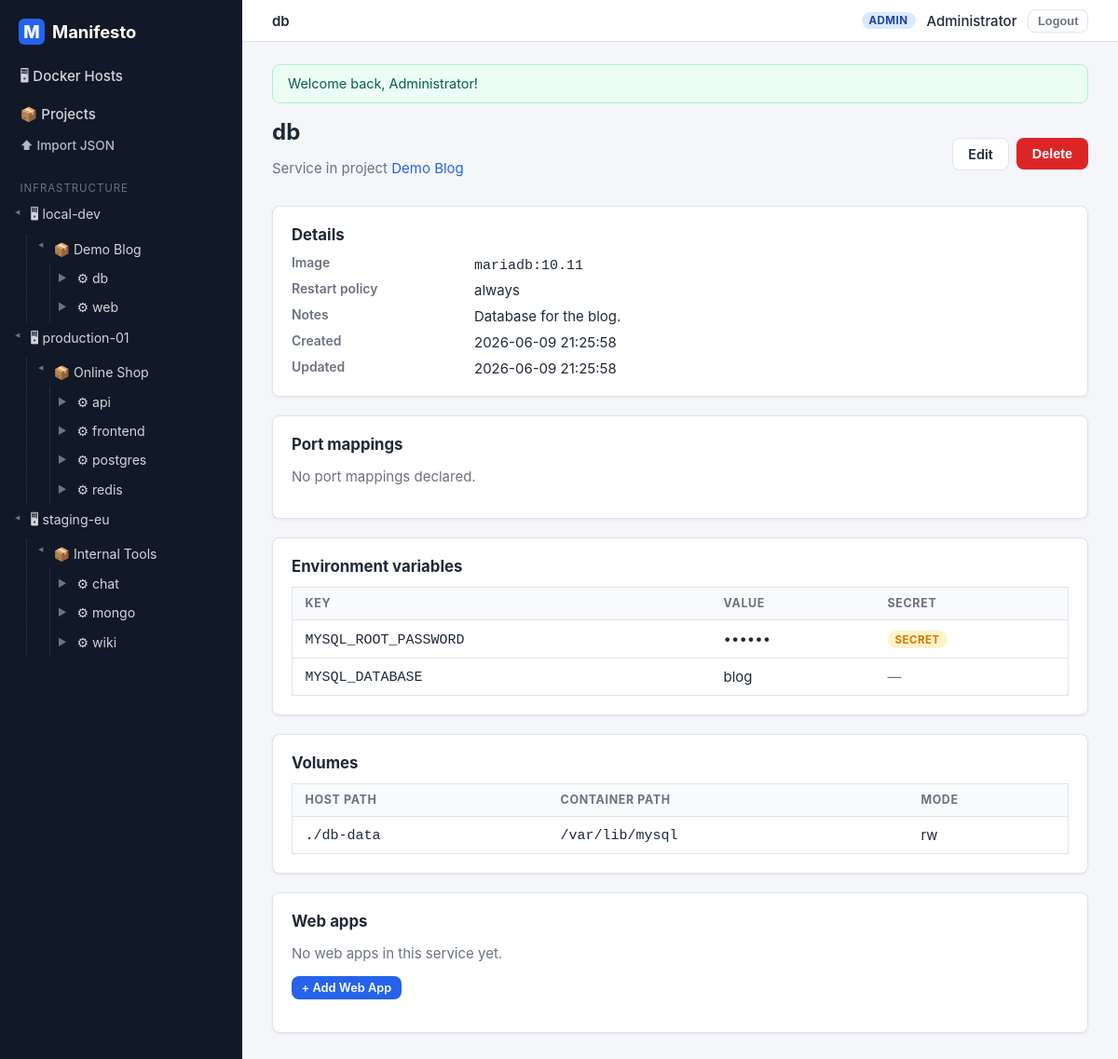
Screenshot of /services/2 (signed in) with the database file from the repository.
### tables this page shows
CREATE TABLE docker_host (
    id             INT UNSIGNED AUTO_INCREMENT PRIMARY KEY,
    name           VARCHAR(128) NOT NULL,
    ip_address     VARCHAR(45)  NULL,
    os             VARCHAR(128) NULL,
    docker_version VARCHAR(32)  NULL,
    notes          TEXT         NULL,
    created_at     TIMESTAMP NOT NULL DEFAULT CURRENT_TIMESTAMP,
    updated_at     TIMESTAMP NOT NULL DEFAULT CURRENT_TIMESTAMP ON UPDATE CURRENT_TIMESTAMP
);

CREATE TABLE service (
    id                   INT UNSIGNED AUTO_INCREMENT PRIMARY KEY,
    project_id           INT UNSIGNED NOT NULL,
    name                 VARCHAR(128) NOT NULL,
    image                VARCHAR(255) NOT NULL,
    restart_policy       ENUM('no','always','on-failure','unless-stopped') NOT NULL DEFAULT 'unless-stopped',
    notes                TEXT NULL,
    command              VARCHAR(512) NULL,
    working_dir          VARCHAR(255) NULL,
    depends_on           VARCHAR(512) NULL COMMENT 'Comma-separated service names',
    build_context        VARCHAR(255) NULL COMMENT 'Path to Dockerfile context, e.g. ./api',
    dockerfile_content   LONGTEXT NULL COMMENT 'Inline Dockerfile content',
    healthcheck_cmd      VARCHAR(512) NULL,
    healthcheck_interval VARCHAR(32) NULL DEFAULT '30s',
    network_mode         VARCHAR(64) NULL,
    created_at           TIMESTAMP NOT NULL DEFAULT CURRENT_TIMESTAMP,
    updated_at           TIMESTAMP NOT NULL DEFAULT CURRENT_TIMESTAMP ON UPDATE CURRENT_TIMESTAMP,
    UNIQUE KEY uq_service_name_per_project (project_id, name),
    CONSTRAINT fk_service_project FOREIGN KEY (project_id)
        REFERENCES project (id) ON DELETE CASCADE
);

CREATE TABLE project (
    id             INT UNSIGNED AUTO_INCREMENT PRIMARY KEY,
    docker_host_id INT UNSIGNED NOT NULL,
    name           VARCHAR(128) NOT NULL,
    slug           VARCHAR(128) NOT NULL,
    description    TEXT NULL,
    created_at     TIMESTAMP NOT NULL DEFAULT CURRENT_TIMESTAMP,
    updated_at     TIMESTAMP NOT NULL DEFAULT CURRENT_TIMESTAMP ON UPDATE CURRENT_TIMESTAMP,
    UNIQUE KEY uq_project_slug (slug),
    KEY idx_project_host (docker_host_id),
    CONSTRAINT fk_project_host FOREIGN KEY (docker_host_id)
        REFERENCES docker_host (id) ON DELETE RESTRICT
);

CREATE TABLE env_var (
    id         INT UNSIGNED AUTO_INCREMENT PRIMARY KEY,
    service_id INT UNSIGNED NOT NULL,
    key_name   VARCHAR(128) NOT NULL,
    value      TEXT NULL,
    is_secret  TINYINT(1) NOT NULL DEFAULT 0,
    KEY idx_env_service (service_id),
    CONSTRAINT fk_env_service FOREIGN KEY (service_id)
        REFERENCES service (id) ON DELETE CASCADE
);

CREATE TABLE volume (
    id             INT UNSIGNED AUTO_INCREMENT PRIMARY KEY,
    service_id     INT UNSIGNED NOT NULL,
    host_path      VARCHAR(255) NOT NULL,
    container_path VARCHAR(255) NOT NULL,
    mode           ENUM('rw','ro') NOT NULL DEFAULT 'rw',
    KEY idx_volume_service (service_id),
    CONSTRAINT fk_volume_service FOREIGN KEY (service_id)
        REFERENCES service (id) ON DELETE CASCADE
);

### src/Core/ViewRenderer.php (called while the page is built, shortened)
<?php
final class ViewRenderer
{
    private static string $viewsPath = __DIR__ . '/../Views';
    public static function render(string $template, array $data = [], string $layout = 'app'): string
    {
        $data['currentUser'] = Auth::user();
        $data['flashes']     = Session::pullFlashes();
        if ($layout === 'app') {
            $data['sidebarTree'] = (new TreeRepository())->fullTree();
        }
        $content = self::renderFile(self::file($template), $data);
        $data['content'] = $content;
        return self::renderFile(self::file('layouts/' . $layout), $data);
    }
    private static function file(string $template): string
    {
        return self::$viewsPath . '/' . $template . '.php';
    }
    private static function renderFile(string $file, array $data): string
    {
        extract($data, EXTR_SKIP);
        require $file;
        return (string) ob_get_clean();
    }
}

### src/Controllers/ServiceController.php (called while the page is built, shortened)
<?php
final class ServiceController
{
    private ServiceRepository $services;
    private ServiceChildrenRepository $children;
    public function __construct()
    {
        $this->services = new ServiceRepository();
        $this->children = new ServiceChildrenRepository();
    }
    public function show(Request $request, string $id): void
    {
        $service = $this->services->findWithProject((int) $id);
        Response::view('services/show', [
            'title'   => $service['name'],
            'service' => $service,
            'ports'   => $this->children->portsOf((int) $id),
            'envs'    => $this->children->envsOf((int) $id),
            'volumes' => $this->children->volumesOf((int) $id),
            'webapps' => $this->services->webAppsOf((int) $id),
        ]);
    }
}

### public/index.php (called while the page is built, shortened)
<?php
$request = Request::capture();
$router = new Router(require MANIFESTO_ROOT . '/config/routes.php');
$router->dispatch($request);

### src/Repositories/TreeRepository.php (called while the page is built, shortened)
<?php
final class TreeRepository
{
    public function fullTree(): array
    {
        $pdo = Database::pdo();
        $hosts = [];
        foreach ($pdo->query('SELECT id, name FROM docker_host ORDER BY name') as $row) {
            $row['projects'] = [];
            $hosts[(int) $row['id']] = $row;
        }
        $projects = [];
        foreach ($pdo->query('SELECT id, docker_host_id, name FROM project ORDER BY name') as $row) {
            $row['services'] = [];
            $projects[(int) $row['id']] = $row;
        }
        $services = [];
        foreach ($pdo->query('SELECT id, project_id, name FROM service ORDER BY name') as $row) {
            $row['webapps'] = [];
            $services[(int) $row['id']] = $row;
        }
        foreach ($pdo->query('SELECT id, service_id, name FROM web_app ORDER BY name') as $row) {
            $sid = (int) $row['service_id'];
            if (isset($services[$sid])) {
                $services[$sid]['webapps'][] = $row;
            }
        }
        foreach ($services as $service) {
            $pid = (int) $service['project_id'];
            if (isset($projects[$pid])) {
                $projects[$pid]['services'][] = $service;
            }
        }
        foreach ($projects as $project) {
            $hid = (int) $project['docker_host_id'];
            if (isset($hosts[$hid])) {
                $hosts[$hid]['projects'][] = $project;
            }
        }
        return array_values($hosts);
    }
}

### src/Core/Database.php (called while the page is built, shortened)
<?php
final class Database
{
    private static ?PDO $pdo = null;
    private static array $config;
    public static function configure(array $config): void
    {
        self::$config = $config;
    }
    public static function pdo(): PDO
    {
        if (self::$pdo === null) {
            $c = self::$config;
            $dsn = sprintf(
                'mysql:host=%s;port=%s;dbname=%s;charset=utf8mb4',
                $c['host'],
                $c['port'],
                $c['name']
            );
            self::$pdo = new PDO($dsn, $c['user'], $c['pass'], [
                PDO::ATTR_ERRMODE            => PDO::ERRMODE_EXCEPTION,
                PDO::ATTR_DEFAULT_FETCH_MODE => PDO::FETCH_ASSOC,
                PDO::ATTR_EMULATE_PREPARES   => false,
            ]);
        }
        return self::$pdo;
    }
}

### src/Repositories/ServiceRepository.php (called while the page is built, shortened)
<?php
final class ServiceRepository
{
    public function findWithProject(int $id): ?array
    {
        $stmt = Database::pdo()->prepare(
            'SELECT s.*, p.name AS project_name
             FROM service s
             INNER JOIN project p ON p.id = s.project_id
             WHERE s.id = :id LIMIT 1'
        );
        $stmt->execute(['id' => $id]);
        $row = $stmt->fetch();
        return $row === false ? null : $row;
    }
}

### src/Core/helpers.php (called while the page is built, shortened)
<?php
function e(?string $value): string
{
    return htmlspecialchars($value ?? '', ENT_QUOTES, 'UTF-8');
}
function url(string $path = '/'): string
{
    $base = Request::basePath();
    return $base . '/' . ltrim($path, '/');
}

### src/Core/Request.php (called while the page is built, shortened)
<?php
final class Request
{
    private static ?string $basePath = null;
    public static function basePath(): string
    {
        if (self::$basePath === null) {
            $scriptDir = str_replace('\\', '/', dirname($_SERVER['SCRIPT_NAME'] ?? '/'));
            $scriptDir = rtrim($scriptDir, '/');
            self::$basePath = $scriptDir === '/' ? '' : $scriptDir;
        }
        return self::$basePath;
    }
}

### src/Repositories/ServiceChildrenRepository.php (called while the page is built, shortened)
<?php
final class ServiceChildrenRepository
{
    public function envsOf(int $serviceId): array
    {
        $stmt = Database::pdo()->prepare(
            'SELECT id, service_id, key_name, value, is_secret
             FROM env_var WHERE service_id = :service_id ORDER BY id'
        );
        $stmt->execute(['service_id' => $serviceId]);
        return array_map([EnvVar::class, 'fromRow'], $stmt->fetchAll());
    }
    public function volumesOf(int $serviceId): array
    {
        $stmt = Database::pdo()->prepare(
            'SELECT id, service_id, host_path, container_path, mode
             FROM volume WHERE service_id = :service_id ORDER BY id'
        );
        $stmt->execute(['service_id' => $serviceId]);
        return array_map([Volume::class, 'fromRow'], $stmt->fetchAll());
    }
}

### src/Views/services/show.php (the view, shortened to what this page needs)
<?php
$isAdmin = ($currentUser['role'] ?? '') === 'admin';
?>
<div class="page-head">
    <div>
        <h1><?= e($service['name']) ?></h1>
        <p class="muted">
            Service in project
            <a href="<?= url('/projects/' . $service['project_id']) ?>"><?= e($service['project_name']) ?></a>
        </p>
    </div>
    <?php if ($isAdmin): ?>
        <div class="page-actions">
            <a class="btn btn-secondary" href="<?= url('/services/' . $service['id'] . '/edit') ?>">Edit</a>
            <form class="inline-form" method="post"
                  action="<?= url('/services/' . $service['id'] . '/delete') ?>"
                  data-confirm="Delete this service and all its ports, env vars and volumes?">
                <button type="submit" class="btn btn-danger">Delete</button>
            </form>
        </div>
    <?php endif; ?>
</div>
<div class="card">
    <h2 class="card-title">Details</h2>
    <dl class="detail-list">
        <dt>Image</dt>
        <dd><code><?= e($service['image']) ?></code></dd>
        <dt>Restart policy</dt>
        <dd><?= e($service['restart_policy']) ?></dd>
        <dt>Notes</dt>
        <dd><?= $service['notes'] !== null && $service['notes'] !== '' ? e($service['notes']) : '<span class="muted">—</span>' ?></dd>
        <dt>Created</dt>
        <dd><?= e($service['created_at']) ?></dd>
        <dt>Updated</dt>
        <dd><?= e($service['updated_at']) ?></dd>
    </dl>
</div>
<div class="card">
    <h2 class="card-title">Port mappings</h2>
    <?php if ($ports === []): ?>
        <p class="muted">No port mappings declared.</p>
    <?php endif; ?>
</div>
<div class="card">
    <h2 class="card-title">Environment variables</h2>
    <?php if ($envs === []): ?>
        <p class="muted">No environment variables declared.</p>
    <?php else: ?>
        <div class="table-wrap">
            <table class="table">
                <thead>
                <tr>
                    <th>Key</th>
                    <th>Value</th>
                    <th>Secret</th>
                </tr>
                </thead>
                <tbody>
                <?php foreach ($envs as $env): ?>
                    <tr>
                        <td><code><?= e($env->keyName) ?></code></td>
                        <td><?= $env->isSecret ? '••••••' : e($env->value) ?></td>
                        <td><?= $env->isSecret ? '<span class="badge badge-secret">secret</span>' : '<span class="muted">—</span>' ?></td>
                    </tr>
                <?php endforeach; ?>
                </tbody>
            </table>
        </div>
    <?php endif; ?>
</div>
<div class="card">
    <h2 class="card-title">Volumes</h2>
    <?php if ($volumes === []): ?>
        <p class="muted">No volumes declared.</p>
    <?php else: ?>
        <div class="table-wrap">
            <table class="table">
                <thead>
                <tr>
                    <th>Host path</th>
                    <th>Container path</th>
                    <th>Mode</th>
                </tr>
                </thead>
                <tbody>
                <?php foreach ($volumes as $volume): ?>
                    <tr>
                        <td><code><?= e($volume->hostPath) ?></code></td>
                        <td><code><?= e($volume->containerPath) ?></code></td>
                        <td><?= e($volume->mode) ?></td>
                    </tr>
                <?php endforeach; ?>
                </tbody>
            </table>
        </div>
    <?php endif; ?>
</div>
<div class="card">
    <h2 class="card-title">Web apps</h2>
    <?php if ($webapps === []): ?>
        <p class="muted">No web apps in this service yet.</p>
    <?php endif; ?>
    <?php if ($isAdmin): ?>
        <p style="margin-top:.75rem;">
            <a class="btn btn-primary btn-sm" href="<?= url('/services/' . $service['id'] . '/webapps/create') ?>">+ Add Web App</a>
        </p>
    <?php endif; ?>
</div>

### src/Core/Router.php (shortened to what this page needs)
<?php
final class Router
{
    public function dispatch(Request $request): never
    {
        foreach ($this->routes as $route) {
            [$method, $pattern, $class, $action] = $route;
            if ($method !== $request->method) {
                continue;
            }
            $params = $this->match($pattern, $request->path);
            if ($params === null) {
                continue;
            }
            $request->setRouteParams($params);
            $controller = new $class();
            $controller->$action($request, ...array_values($params));
            exit;
        }
    }
    private function match(string $pattern, string $path): ?array
    {
        $regex = preg_replace('/\{(\w+)\}/', '(?P<$1>[^/]+)', $pattern);
        if (!preg_match('#^' . $regex . '$#', $path, $m)) {
            return null;
        }
        return array_filter($m, 'is_string', ARRAY_FILTER_USE_KEY);
    }
}

### src/Views/partials/sidebar.php (shortened to what this page needs)
<?php
$tree = $sidebarTree ?? [];
?>
<aside class="sidebar">
    <a class="sidebar-brand" href="<?= url('/') ?>">
        <span class="brand-mark">M</span> Manifesto
    </a>
    <nav class="sidebar-nav">
        <a href="<?= url('/docker-hosts') ?>">🖥 Docker Hosts</a>
        <a href="<?= url('/projects') ?>">📦 Projects</a>
        <?php if (($currentUser['role'] ?? '') === 'admin'): ?>
            <a href="<?= url('/projects/import') ?>" style="font-size:.85rem;opacity:.85;">⬆ Import JSON</a>
        <?php endif; ?>
    </nav>
    <div class="sidebar-tree">
        <div class="tree-title">Infrastructure</div>
        <?php foreach ($tree as $host): ?>
            <details open>
                <summary>
                    <a class="tree-link tree-host" href="<?= url('/docker-hosts/' . $host['id']) ?>">🖥 <?= e($host['name']) ?></a>
                </summary>
                <?php foreach ($host['projects'] as $project): ?>
                    <details open class="tree-indent">
                        <summary>
                            <a class="tree-link tree-project" href="<?= url('/projects/' . $project['id']) ?>">📦 <?= e($project['name']) ?></a>
                        </summary>
                        <?php foreach ($project['services'] as $service): ?>
                            <details class="tree-indent">
                                <summary>
                                    <a class="tree-link tree-service" href="<?= url('/services/' . $service['id']) ?>">⚙ <?= e($service['name']) ?></a>
                                </summary>
                            </details>
                        <?php endforeach; ?>
                    </details>
                <?php endforeach; ?>
            </details>
        <?php endforeach; ?>
    </div>
</aside>

### rows the page displays
docker_host: name "local-dev", name "Demo Blog", name "db"
service: name "web"
docker_host: name "production-01"
project: name "Online Shop"
service: name "api"
service: name "frontend"
service: name "postgres"
service: name "redis"
docker_host: name "staging-eu"
project: name "Internal Tools"
service: name "chat"
service: name "mongo"
service: name "wiki"
service: name "db", project.name "Demo Blog", image "mariadb:10.11", restart_policy "always", notes "Database for the blog.", created_at "2026-06-09 21:25:58", updated_at "2026-06-09 21:25:58"
env_var: key_name "MYSQL_ROOT_PASSWORD", is_secret "SECRET"
env_var: key_name "MYSQL_DATABASE", value "blog"
volume: host_path "./db-data", container_path "/var/lib/mysql", mode "rw"

### other values shown
$flash['message'] "Welcome back, Administrator!"
